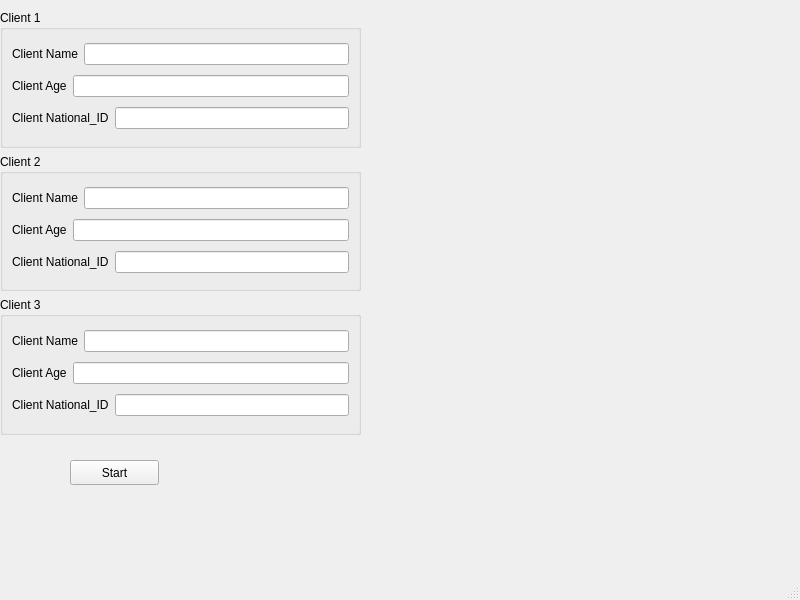
<?xml version="1.0" encoding="UTF-8"?>
<ui version="4.0">
 <class>MainWindow</class>
 <widget class="QMainWindow" name="MainWindow">
  <property name="geometry">
   <rect>
    <x>0</x>
    <y>0</y>
    <width>800</width>
    <height>600</height>
   </rect>
  </property>
  <property name="windowTitle">
   <string>MainWindow</string>
  </property>
  <widget class="QWidget" name="centralwidget">
   <widget class="QWidget" name="layoutWidget">
    <property name="geometry">
     <rect>
      <x>0</x>
      <y>10</y>
      <width>361</width>
      <height>425</height>
     </rect>
    </property>
    <layout class="QVBoxLayout" name="verticalLayout_4">
     <item>
      <widget class="QGroupBox" name="groupBox">
       <property name="title">
        <string>Client 1</string>
       </property>
       <layout class="QVBoxLayout" name="verticalLayout">
        <item>
         <layout class="QHBoxLayout" name="horizontalLayout">
          <item>
           <widget class="QLabel" name="label">
            <property name="text">
             <string>Client Name</string>
            </property>
           </widget>
          </item>
          <item>
           <widget class="QLineEdit" name="lineEdit_1"/>
          </item>
         </layout>
        </item>
        <item>
         <layout class="QHBoxLayout" name="horizontalLayout_2">
          <item>
           <widget class="QLabel" name="label_2">
            <property name="text">
             <string>Client Age</string>
            </property>
           </widget>
          </item>
          <item>
           <widget class="QLineEdit" name="lineEdit_2"/>
          </item>
         </layout>
        </item>
        <item>
         <layout class="QHBoxLayout" name="horizontalLayout_3">
          <item>
           <widget class="QLabel" name="label_3">
            <property name="text">
             <string>Client National_ID</string>
            </property>
           </widget>
          </item>
          <item>
           <widget class="QLineEdit" name="lineEdit_3"/>
          </item>
         </layout>
        </item>
       </layout>
      </widget>
     </item>
     <item>
      <widget class="QGroupBox" name="groupBox_3">
       <property name="title">
        <string>Client 2</string>
       </property>
       <layout class="QVBoxLayout" name="verticalLayout_3">
        <item>
         <layout class="QHBoxLayout" name="horizontalLayout_7">
          <item>
           <widget class="QLabel" name="label_7">
            <property name="text">
             <string>Client Name</string>
            </property>
           </widget>
          </item>
          <item>
           <widget class="QLineEdit" name="lineEdit_4"/>
          </item>
         </layout>
        </item>
        <item>
         <layout class="QHBoxLayout" name="horizontalLayout_8">
          <item>
           <widget class="QLabel" name="label_8">
            <property name="text">
             <string>Client Age</string>
            </property>
           </widget>
          </item>
          <item>
           <widget class="QLineEdit" name="lineEdit_5"/>
          </item>
         </layout>
        </item>
        <item>
         <layout class="QHBoxLayout" name="horizontalLayout_9">
          <item>
           <widget class="QLabel" name="label_9">
            <property name="text">
             <string>Client National_ID</string>
            </property>
           </widget>
          </item>
          <item>
           <widget class="QLineEdit" name="lineEdit_6"/>
          </item>
         </layout>
        </item>
       </layout>
      </widget>
     </item>
     <item>
      <widget class="QGroupBox" name="groupBox_2">
       <property name="title">
        <string>Client 3</string>
       </property>
       <layout class="QVBoxLayout" name="verticalLayout_2">
        <item>
         <layout class="QHBoxLayout" name="horizontalLayout_4">
          <item>
           <widget class="QLabel" name="label_4">
            <property name="text">
             <string>Client Name</string>
            </property>
           </widget>
          </item>
          <item>
           <widget class="QLineEdit" name="lineEdit_7"/>
          </item>
         </layout>
        </item>
        <item>
         <layout class="QHBoxLayout" name="horizontalLayout_5">
          <item>
           <widget class="QLabel" name="label_5">
            <property name="text">
             <string>Client Age</string>
            </property>
           </widget>
          </item>
          <item>
           <widget class="QLineEdit" name="lineEdit_8"/>
          </item>
         </layout>
        </item>
        <item>
         <layout class="QHBoxLayout" name="horizontalLayout_6">
          <item>
           <widget class="QLabel" name="label_6">
            <property name="text">
             <string>Client National_ID</string>
            </property>
           </widget>
          </item>
          <item>
           <widget class="QLineEdit" name="lineEdit_9"/>
          </item>
         </layout>
        </item>
       </layout>
      </widget>
     </item>
    </layout>
   </widget>
   <widget class="QPushButton" name="pushButton">
    <property name="geometry">
     <rect>
      <x>70</x>
      <y>460</y>
      <width>89</width>
      <height>25</height>
     </rect>
    </property>
    <property name="text">
     <string>Start</string>
    </property>
   </widget>
  </widget>
  <widget class="QMenuBar" name="menubar">
   <property name="geometry">
    <rect>
     <x>0</x>
     <y>0</y>
     <width>800</width>
     <height>22</height>
    </rect>
   </property>
  </widget>
  <widget class="QStatusBar" name="statusbar"/>
 </widget>
 <resources/>
 <connections/>
</ui>
